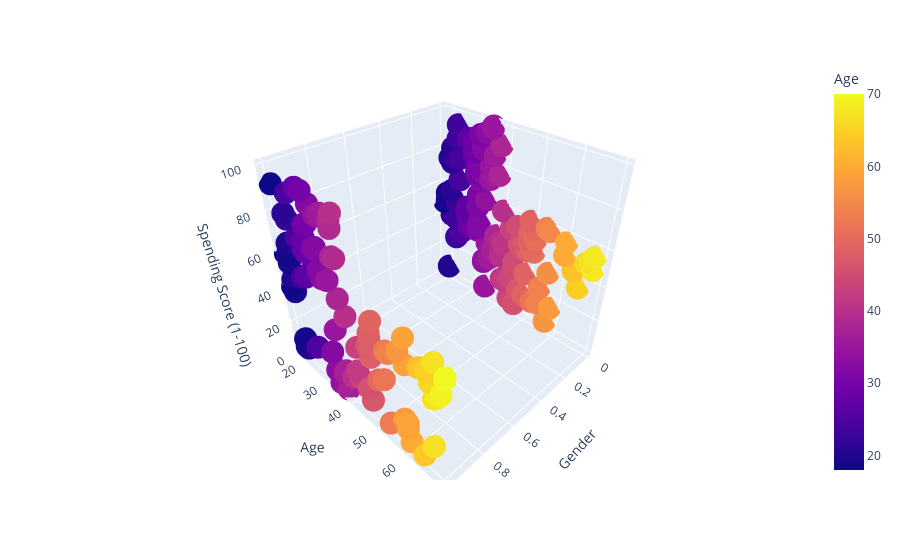

The code cell stored with this chart in its notebook:
### Code cell
px.scatter_3d(allen, x="Gender", y="Age", z="Spending Score (1-100)",color="Age").show()

### Figure 1 — Plotly figure (JSON) as saved in the notebook; plotly's stock layout.template omitted (floating-point values rounded to 4 significant figures; data arrays with more than 128 entries replaced by an {"elided": "..."} marker saying what was removed)
{"data": [{"hovertemplate": "Gender=%{x}<br>Age=%{marker.color}<br>Spending Score (1-100)=%{z}<extra></extra>", "legendgroup": "", "marker": {"color": {"elided": "200 int values"}, "coloraxis": "coloraxis", "symbol": "circle"}, "mode": "markers", "name": "", "scene": "scene", "showlegend": false, "type": "scatter3d", "x": {"elided": "200 int values"}, "y": {"elided": "200 int values"}, "z": {"elided": "200 int values"}}], "layout": {"coloraxis": {"colorbar": {"title": {"text": "Age"}}, "colorscale": [[0, "#0d0887"], [0.1111, "#46039f"], [0.2222, "#7201a8"], [0.3333, "#9c179e"], [0.4444, "#bd3786"], [0.5556, "#d8576b"], [0.6667, "#ed7953"], [0.7778, "#fb9f3a"], [0.8889, "#fdca26"], [1, "#f0f921"]]}, "legend": {"tracegroupgap": 0}, "margin": {"t": 60}, "scene": {"domain": {"x": [0, 1], "y": [0, 1]}, "xaxis": {"title": {"text": "Gender"}}, "yaxis": {"title": {"text": "Age"}}, "zaxis": {"title": {"text": "Spending Score (1-100)"}}}}}
